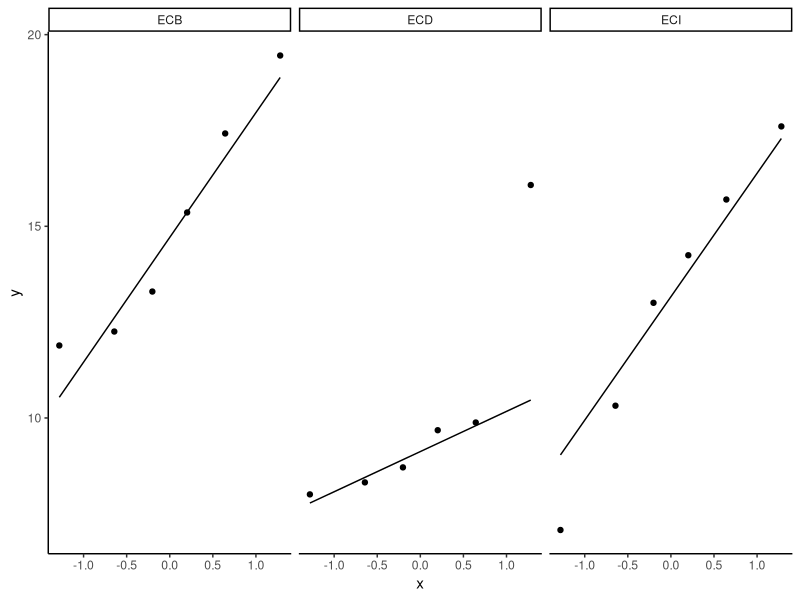

R code for this plot:
# ---- Librerias ----

library(vegan)
library(car)
library(emmeans)
library(multcomp)
library(ggplot2)

# ---- Datos ----

hormigas <- read.csv("datos/hormigas.csv", header = TRUE)
moscas <- read.csv("datos/moscas.csv", header = TRUE)

abundancia <- read.csv("datos/abundancia.csv", header = TRUE, row.names = 1)
ambiente <- read.csv("datos/ambiente.csv", header = TRUE, row.names = 1)

# ---- Prueba supuestos ----

shapiro_test <- by(
  data = hormigas$D2,
  INDICES = hormigas$TRATAMIENTO,
  FUN = shapiro.test
)
shapiro_test

ggplot(hormigas, aes(sample = D2)) +
  geom_qq() +
  geom_qq_line() +
  facet_wrap(~ TRATAMIENTO) +
  theme_classic()

levene_test <- leveneTest(D2 ~ TRATAMIENTO, data = hormigas)
levene_test

# ---- T de Student ----

grupo1 <- hormigas$Taxa_S[hormigas$TRATAMIENTO == "ECB"]
grupo2 <- hormigas$Taxa_S[hormigas$TRATAMIENTO == "ECD"]

res_ttest <- t.test(grupo1, grupo2)
res_ttest

# ---- ANOVA ----

modelo_anova <- aov(Taxa_S ~ TRATAMIENTO, data = hormigas)
summary(modelo_anova)

# Ver diferencias entre grupos
emms <- emmeans(modelo_anova, specs = ~ TRATAMIENTO)
emms

pairs(emms)

# ---- MANOVA ----

modelo_manova <- manova(cbind(Taxa_S, D1, D2, INCIDENCIA) ~ TRATAMIENTO, data = hormigas)
summary(modelo_manova)

# ---- Mann-Whitney ----

ecb_vs_ecd <- subset(hormigas, TRATAMIENTO %in% c("ECB", "ECD"))

test_whitney <- wilcox.test(D2 ~ TRATAMIENTO, data = ecb_vs_ecd)
test_whitney


# ---- Kruskal Wallis ----

test_kruskal <- kruskal.test(D2 ~ TRATAMIENTO, data = hormigas)
test_kruskal

# ---- Spearman ----

spearman_cor <- cor.test(moscas$Div_Shan, moscas$IHH, method = "spearman")
spearman_cor

# ---- PERMANOVA ----

dist_abundancia <- vegdist(abundancia, method = "bray")

res_permanova <- adonis2(dist_abundancia ~ estado_conservacion, data = ambiente, permutations = 999)
res_permanova

modelo_betadisp <- betadisper(dist_abundancia, group = ambiente$estado_conservacion)
anova(modelo_betadisp)
